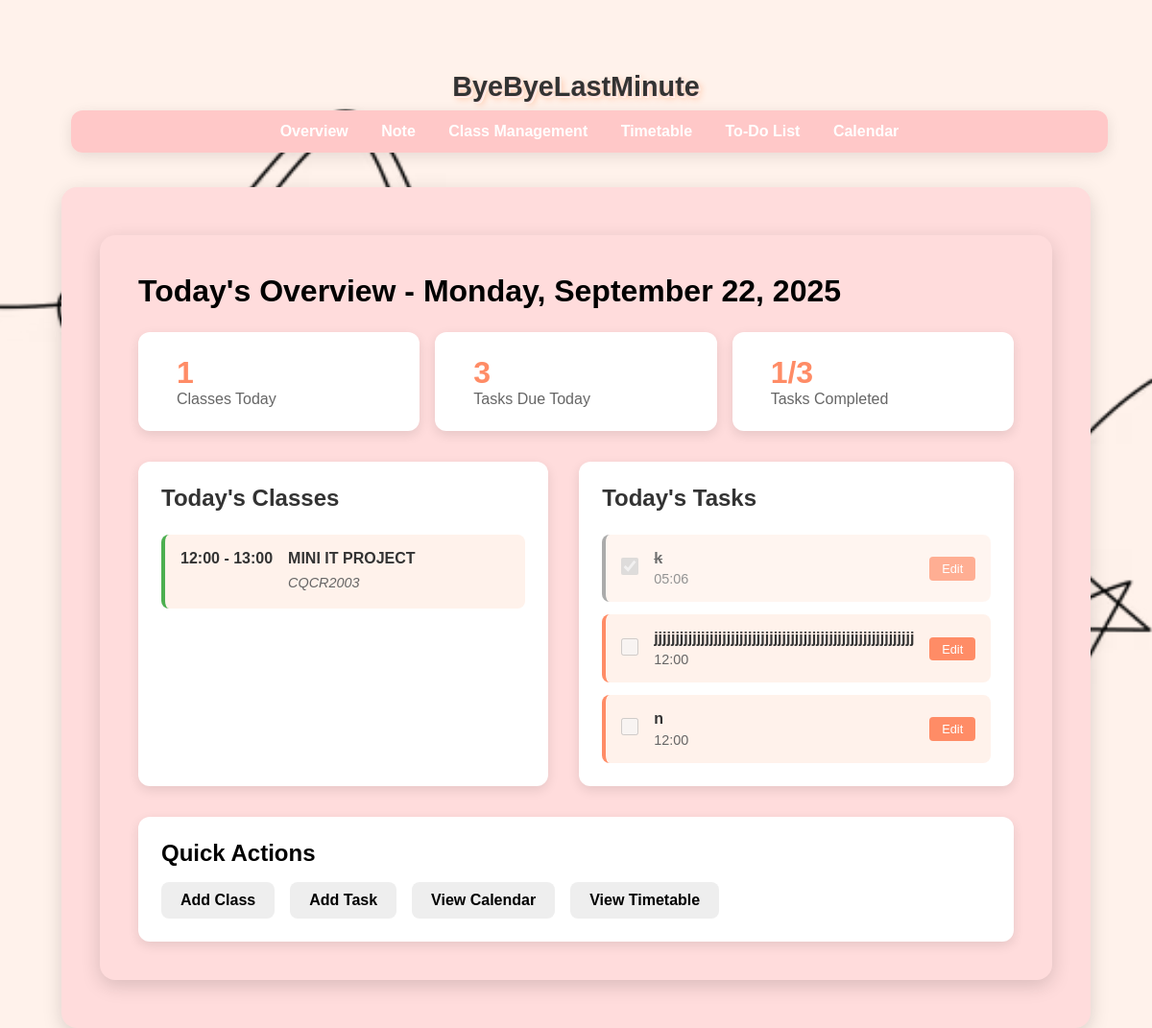
Before: / with the older database file.
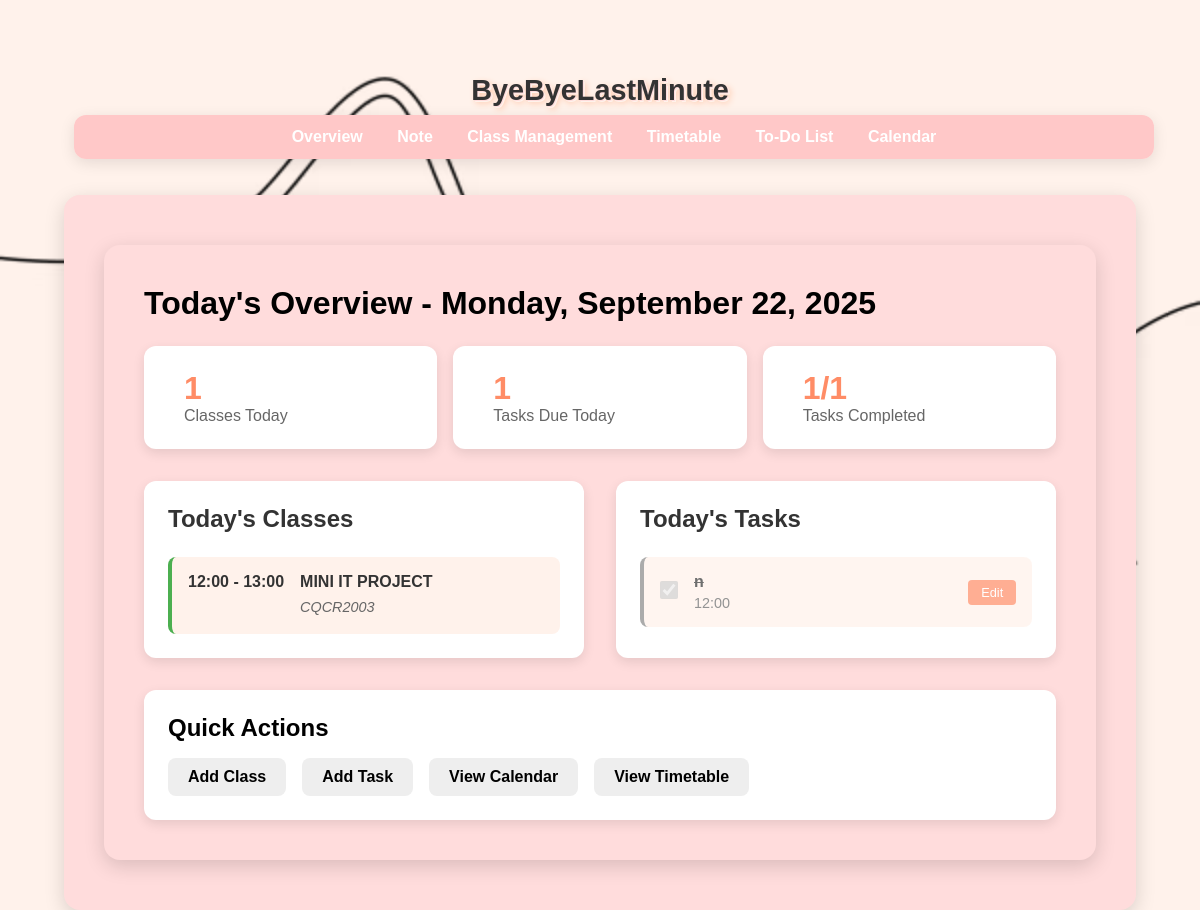
After: the same page with the newer database file.
### tables this page shows
CREATE TABLE classes (
                id INTEGER PRIMARY KEY AUTOINCREMENT,
                name TEXT NOT NULL,
                day TEXT NOT NULL,
                start_time TEXT NOT NULL,
                end_time TEXT NOT NULL,
                location TEXT NOT NULL,
                notes TEXT
            );

CREATE TABLE todos (
                id INTEGER PRIMARY KEY AUTOINCREMENT,
                task TEXT NOT NULL,
                due_date TEXT NOT NULL,
                is_done INTEGER DEFAULT 0
            , due_time TEXT);

### app.py (the view)
@app.route('/')
def home():
    current_date = datetime.now().strftime("%A, %B %d, %Y")
    current_day = datetime.now().strftime("%A")
    with get_db_connection() as conn:
        today_classes = conn.execute(
            "SELECT * FROM classes WHERE day = ? ORDER BY start_time",
            (current_day,)
        ).fetchall()
    today_str = datetime.now().strftime("%Y-%m-%d")
    today_tasks = []
    with get_db_connection() as conn:
        rows = conn.execute(
            "SELECT * FROM todos WHERE due_date = ? ORDER BY due_time",
            (today_str,)
        ).fetchall()
        today_tasks = [Todo(**dict(row)) for row in rows]
    completed_tasks = sum(1 for task in today_tasks if task.is_done)
    return render_template('home.html',
                         current_date=current_date,
                         today_classes=today_classes,
                         today_tasks=today_tasks,
                         completed_tasks=completed_tasks)

### app.py (called while the page is built)
def get_db_connection():
    conn = sqlite3.connect(DB_NAME, timeout=10)
    conn.row_factory = sqlite3.Row
    return conn

@app.context_processor
def inject_vapid_key():
    return dict(VAPID_PUBLIC_KEY=VAPID_PUBLIC_KEY)

### templates/home.html (shortened to what this page needs)
{% extends "base.html" %}
{% block content %}
<main class="container">
  <h1>Today's Overview - {{ current_date }}</h1>
  <div class="today-summary">
    <div class="summary-card">
      <div class="summary-content">
        <h3>{{ today_classes|length }}</h3>
        <p>Classes Today</p>
      </div>
    </div>
    <div class="summary-card">
      <div class="summary-content">
        <h3>{{ today_tasks|length }}</h3>
        <p>Tasks Due Today</p>
      </div>
    </div>
    <div class="summary-card">
      <div class="summary-content">
        <h3>{{ completed_tasks }}/{{ today_tasks|length }}</h3>
        <p>Tasks Completed</p>
      </div>
    </div>
  </div>
  <div class="overview-columns">
    <div class="overview-section">
      <h2>Today's Classes</h2>
      {% if today_classes %}
        <div class="class-list">
          {% for class in today_classes %}
          <div class="class-item">
            <div class="class-time">
              <span class="time-range">{{ class.start_time }} - {{ class.end_time }}</span>
            </div>
            <div class="class-details">
              <h4>{{ class.name }}</h4>
              <p class="class-location">{{ class.location }}</p>
            </div>
          </div>
          {% endfor %}
        </div>
      {% else %}
        <div class="empty-state">
          <p>No classes scheduled for today! </p>
          <a href="{{ url_for('add_class') }}" class="button secondary">Add a Class</a>
        </div>
      {% endif %}
    </div>
    <div class="overview-section">
      <h2>Today's Tasks</h2>
      {% if today_tasks %}
        <div class="task-list">
          {% for task in today_tasks %}
          <div class="task-item {% if task.is_done %}completed{% endif %}">
            <div class="task-checkbox">
              <input type="checkbox" {% if task.is_done %}checked{% endif %} disabled>
            </div>
            <div class="task-details">
              <h4>{{ task.task }}</h4>
              <p class="task-time">
                {% if task.due_time %}
                {{ task.due_time }}
                {% else %}
                All Day
                {% endif %}
              </p>
            </div>
            <div class="task-actions">
              <a href="{{ url_for('edit_todo', todo_id=task.id) }}" class="small-btn">Edit</a>
            </div>
          </div>
          {% endfor %}
        </div>
      {% else %}
        <div class="empty-state">
          <p>No tasks due today! </p>
          <a href="{{ url_for('add_todo') }}" class="button secondary">Add a Task</a>
        </div>
      {% endif %}
    </div>
  </div>
  <div class="quick-actions">
    <h2>Quick Actions</h2>
    <div class="action-buttons">
      <a href="{{ url_for('add_class') }}" class="button secondary">Add Class</a>
      <a href="{{ url_for('add_todo') }}" class="button secondary">Add Task</a>
      <a href="{{ url_for('calendar_view') }}" class="button secondary">View Calendar</a>
      <a href="{{ url_for('timetable') }}" class="button secondary">View Timetable</a>
    </div>
  </div>
</main>
{% endblock %}

Changed rows visible on the page:
removed todos: is_done "☑", task "k", due_time "05:06"
removed todos: task "jjjjjjjjjjjjjjjjjjjjjjjjjjjjjjjjjjjjjjjjjjjjjjjjjjjjjjjjjjjjj", due_time "12:00"
changed todos: is_done "☐" → "☑"
Other visible differences:
{{ today_tasks|length }}: "3" → "1"
